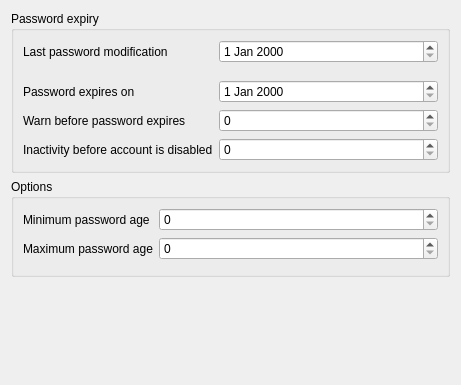
<?xml version="1.0" encoding="UTF-8"?>
<ui version="4.0">
 <class>shadowAccount</class>
 <widget class="QWidget" name="shadowAccount">
  <property name="geometry">
   <rect>
    <x>0</x>
    <y>0</y>
    <width>461</width>
    <height>385</height>
   </rect>
  </property>
  <property name="windowTitle">
   <string>Shadow</string>
  </property>
  <property name="windowIcon">
   <iconset>
    <normaloff>:/images/user-shadow.png</normaloff>:/images/user-shadow.png</iconset>
  </property>
  <layout class="QGridLayout" name="gridLayout_3">
   <item row="1" column="0">
    <widget class="QGroupBox" name="groupBox">
     <property name="sizePolicy">
      <sizepolicy hsizetype="Preferred" vsizetype="MinimumExpanding">
       <horstretch>0</horstretch>
       <verstretch>0</verstretch>
      </sizepolicy>
     </property>
     <property name="title">
      <string>Options</string>
     </property>
     <layout class="QGridLayout" name="gridLayout_2">
      <item row="0" column="0">
       <layout class="QFormLayout" name="formLayout_2">
        <item row="0" column="0">
         <widget class="QLabel" name="shadowMinLabel">
          <property name="toolTip">
           <string>Specifies the minimum number of days required between password changes.</string>
          </property>
          <property name="text">
           <string>Minimum password age</string>
          </property>
          <property name="buddy">
           <cstring>shadowMinEdit</cstring>
          </property>
         </widget>
        </item>
        <item row="0" column="1">
         <widget class="QSpinBox" name="shadowMinEdit">
          <property name="toolTip">
           <string>Specifies the minimum number of days required between password changes.</string>
          </property>
         </widget>
        </item>
        <item row="1" column="0">
         <widget class="QLabel" name="shadowMaxLabel">
          <property name="toolTip">
           <string>Specifies the maximum number of days the password is valid.</string>
          </property>
          <property name="text">
           <string>Maximum password age</string>
          </property>
          <property name="buddy">
           <cstring>shadowMaxEdit</cstring>
          </property>
         </widget>
        </item>
        <item row="1" column="1">
         <widget class="QSpinBox" name="shadowMaxEdit">
          <property name="toolTip">
           <string>Specifies the maximum number of days the password is valid.</string>
          </property>
         </widget>
        </item>
       </layout>
      </item>
     </layout>
    </widget>
   </item>
   <item row="0" column="0">
    <widget class="QGroupBox" name="shadowBox">
     <property name="sizePolicy">
      <sizepolicy hsizetype="Preferred" vsizetype="MinimumExpanding">
       <horstretch>0</horstretch>
       <verstretch>0</verstretch>
      </sizepolicy>
     </property>
     <property name="title">
      <string>Password expiry</string>
     </property>
     <layout class="QGridLayout" name="gridLayout">
      <item row="0" column="0">
       <layout class="QFormLayout" name="formLayout">
        <item row="0" column="0">
         <widget class="QLabel" name="shadowLastChangeLabel">
          <property name="text">
           <string>Last password modification</string>
          </property>
          <property name="buddy">
           <cstring>shadowLastChangeEdit</cstring>
          </property>
         </widget>
        </item>
        <item row="0" column="1">
         <widget class="QDateEdit" name="shadowLastChangeEdit"/>
        </item>
        <item row="1" column="0">
         <spacer name="verticalSpacer">
          <property name="orientation">
           <enum>Qt::Vertical</enum>
          </property>
          <property name="sizeType">
           <enum>QSizePolicy::Minimum</enum>
          </property>
          <property name="sizeHint" stdset="0">
           <size>
            <width>20</width>
            <height>5</height>
           </size>
          </property>
         </spacer>
        </item>
        <item row="2" column="0">
         <widget class="QLabel" name="shadowExpireLabel">
          <property name="text">
           <string>Password expires on</string>
          </property>
          <property name="buddy">
           <cstring>shadowExpireEdit</cstring>
          </property>
         </widget>
        </item>
        <item row="2" column="1">
         <widget class="QDateEdit" name="shadowExpireEdit"/>
        </item>
        <item row="3" column="0">
         <widget class="QLabel" name="shadowWarningLabel">
          <property name="toolTip">
           <string>Specifies the number of days before the password expires that the user is warned.</string>
          </property>
          <property name="text">
           <string>Warn before password expires</string>
          </property>
          <property name="buddy">
           <cstring>shadowWarningEdit</cstring>
          </property>
         </widget>
        </item>
        <item row="3" column="1">
         <widget class="QSpinBox" name="shadowWarningEdit">
          <property name="toolTip">
           <string>Specifies the number of days before the password expires that the user is warned.</string>
          </property>
         </widget>
        </item>
        <item row="4" column="0">
         <widget class="QLabel" name="shadowInactiveLabel">
          <property name="toolTip">
           <string>Specifies the number of days of inactivity allowed for the specified user.</string>
          </property>
          <property name="text">
           <string>Inactivity before account is disabled</string>
          </property>
          <property name="buddy">
           <cstring>shadowInactiveEdit</cstring>
          </property>
         </widget>
        </item>
        <item row="4" column="1">
         <widget class="QSpinBox" name="shadowInactiveEdit">
          <property name="toolTip">
           <string>Specifies the number of days of inactivity allowed for the specified user.</string>
          </property>
         </widget>
        </item>
       </layout>
      </item>
     </layout>
    </widget>
   </item>
   <item row="2" column="0">
    <spacer name="verticalSpacer_2">
     <property name="orientation">
      <enum>Qt::Vertical</enum>
     </property>
     <property name="sizeHint" stdset="0">
      <size>
       <width>20</width>
       <height>40</height>
      </size>
     </property>
    </spacer>
   </item>
  </layout>
 </widget>
 <resources>
  <include location="resources/user-shadow.qrc"/>
 </resources>
 <connections>
  <connection>
   <sender>shadowLastChangeEdit</sender>
   <signal>textChanged(QString)</signal>
   <receiver>shadowAccount</receiver>
   <slot>property_shadowLastChange()</slot>
   <hints>
    <hint type="sourcelabel">
     <x>20</x>
     <y>20</y>
    </hint>
    <hint type="destinationlabel">
     <x>20</x>
     <y>20</y>
    </hint>
   </hints>
  </connection>
  <connection>
   <sender>shadowMinEdit</sender>
   <signal>textChanged(QString)</signal>
   <receiver>shadowAccount</receiver>
   <slot>property_shadowMin()</slot>
   <hints>
    <hint type="sourcelabel">
     <x>20</x>
     <y>20</y>
    </hint>
    <hint type="destinationlabel">
     <x>20</x>
     <y>20</y>
    </hint>
   </hints>
  </connection>
  <connection>
   <sender>shadowMaxEdit</sender>
   <signal>textChanged(QString)</signal>
   <receiver>shadowAccount</receiver>
   <slot>property_shadowMax()</slot>
   <hints>
    <hint type="sourcelabel">
     <x>20</x>
     <y>20</y>
    </hint>
    <hint type="destinationlabel">
     <x>20</x>
     <y>20</y>
    </hint>
   </hints>
  </connection>
  <connection>
   <sender>shadowWarningEdit</sender>
   <signal>textChanged(QString)</signal>
   <receiver>shadowAccount</receiver>
   <slot>property_shadowWarning()</slot>
   <hints>
    <hint type="sourcelabel">
     <x>20</x>
     <y>20</y>
    </hint>
    <hint type="destinationlabel">
     <x>20</x>
     <y>20</y>
    </hint>
   </hints>
  </connection>
  <connection>
   <sender>shadowInactiveEdit</sender>
   <signal>textChanged(QString)</signal>
   <receiver>shadowAccount</receiver>
   <slot>property_shadowInactive()</slot>
   <hints>
    <hint type="sourcelabel">
     <x>20</x>
     <y>20</y>
    </hint>
    <hint type="destinationlabel">
     <x>20</x>
     <y>20</y>
    </hint>
   </hints>
  </connection>
  <connection>
   <sender>shadowExpireEdit</sender>
   <signal>textChanged(QString)</signal>
   <receiver>shadowAccount</receiver>
   <slot>property_shadowExpire()</slot>
   <hints>
    <hint type="sourcelabel">
     <x>20</x>
     <y>20</y>
    </hint>
    <hint type="destinationlabel">
     <x>20</x>
     <y>20</y>
    </hint>
   </hints>
  </connection>
 </connections>
</ui>
